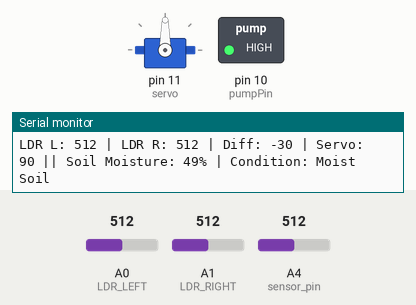
Bench run of a sketch on a simulated Arduino Uno, built with avr-gcc and run on an emulated ATmega328P. On the bench: servo, switched loads named in the sketch (green lamp = pin HIGH), the last lines printed to the serial monitor. The inputs (shaded band) are chosen by the test bench; at power-on: A1 (LDR_RIGHT) = 512, A4 (sensor_pin) = 512, A0 (LDR_LEFT) = 512.

Above: at 1.2 s.
1.3 s: A1 (LDR_RIGHT) set to 535
4.3 s: A1 (LDR_RIGHT) set to 549
At 5.49 s:
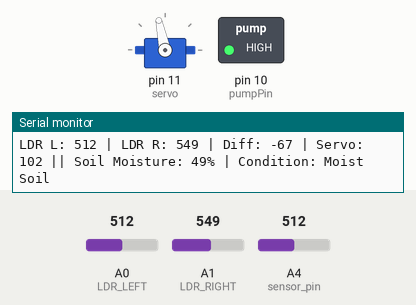
7.3 s: A4 (sensor_pin) set to 709
10.3 s: A4 (sensor_pin) set to 727
At 13.29 s:
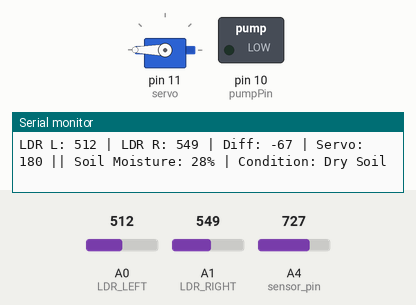
13.3 s: A4 (sensor_pin) set to 716
At 14.5 s:
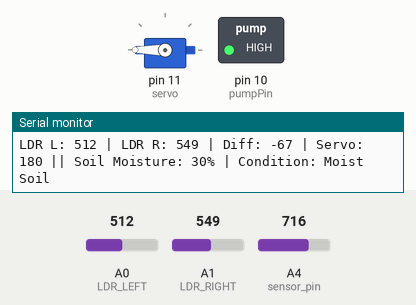
14.9 s: A0 (LDR_LEFT) set to 621
17.9 s: A0 (LDR_LEFT) set to 649
At 19.06 s:
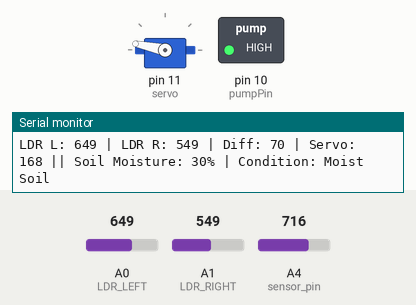
Timing chart, 0 to 29.3 s (numbered marks = the images above; inputs shaded):
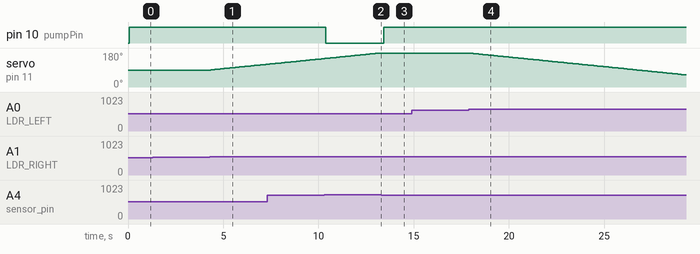

Measured:
- the behaviour switches between 542 and 543 on A1 (LDR_RIGHT) (found by bisection; images 0 and 1)
- the behaviour switches between 716 and 717 on A4 (sensor_pin) (found by bisection; images 1 and 2)
- the behaviour switches between 639 and 640 on A0 (LDR_LEFT) (found by bisection; images 3 and 4)
- after the input at 4.3 s, servo on pin 11 (servo): moves from 90° to 120° over 2.9 s, starting after 0.06 s
- after the input at 10.3 s, pin 10 (pumpPin): HIGH → LOW after 0.08 s
- after the input at 13.3 s, pin 10 (pumpPin): LOW → HIGH after 0.12 s
- after the input at 17.9 s, servo on pin 11 (servo): moves from 180° to 64° over 11.3 s, starting at once

The sketch:

final_code.ino
```cpp
#include <Servo.h>

// --- Solar Tracking ---
#define LDR_LEFT  A0   // Left LDR
#define LDR_RIGHT A1   // Right LDR
#define OFFSET 30
#define ERROR 60

Servo servo;
int Spoint = 90; // Start from center position

// --- Smart Irrigation ---
int sensor_pin = A4;
int sensorValue;
int moisturePercent;
const int pumpPin = 10;

void setup() {
  // Servo setup
  servo.attach(11);
  servo.write(Spoint);

  // Pump setup
  pinMode(pumpPin, OUTPUT);

  // Serial Monitor
  Serial.begin(9600);
  Serial.println("System Initializing...");
}

void loop() {
  // --- Solar Tracking ---
  int leftValue  = analogRead(LDR_LEFT);
  int rightValue = analogRead(LDR_RIGHT);
  int diff = leftValue - rightValue - OFFSET;

  if (abs(diff) > ERROR) {
    if (diff > 0) {
      Spoint = Spoint - 1;  // move left
    } else {
      Spoint = Spoint + 1;  // move right
    }
  }

  Spoint = constrain(Spoint, 0, 180);
  servo.write(Spoint);

  // Debug info for solar tracking
  Serial.print("LDR L: ");
  Serial.print(leftValue);
  Serial.print(" | LDR R: ");
  Serial.print(rightValue);
  Serial.print(" | Diff: ");
  Serial.print(diff);
  Serial.print(" | Servo: ");
  Serial.print(Spoint);
  Serial.print(" || ");

  // --- Soil Moisture Reading ---
  sensorValue = analogRead(sensor_pin);
  moisturePercent = map(sensorValue, 1023, 0, 0, 100); // Calibrated

  Serial.print("Soil Moisture: ");
  Serial.print(moisturePercent);
  Serial.print("% | Condition: ");

  if (moisturePercent < 30) {
    Serial.println("Dry Soil");
    digitalWrite(pumpPin, LOW);  // Pump OFF
  }
  else if (moisturePercent <= 60) {
    Serial.println("Moist Soil");
    digitalWrite(pumpPin, HIGH); // Pump ON
  }
  else {
    Serial.println("Wet Soil");
    digitalWrite(pumpPin, HIGH); // Pump ON
  }

  delay(50); // Delay between loops
}
```
